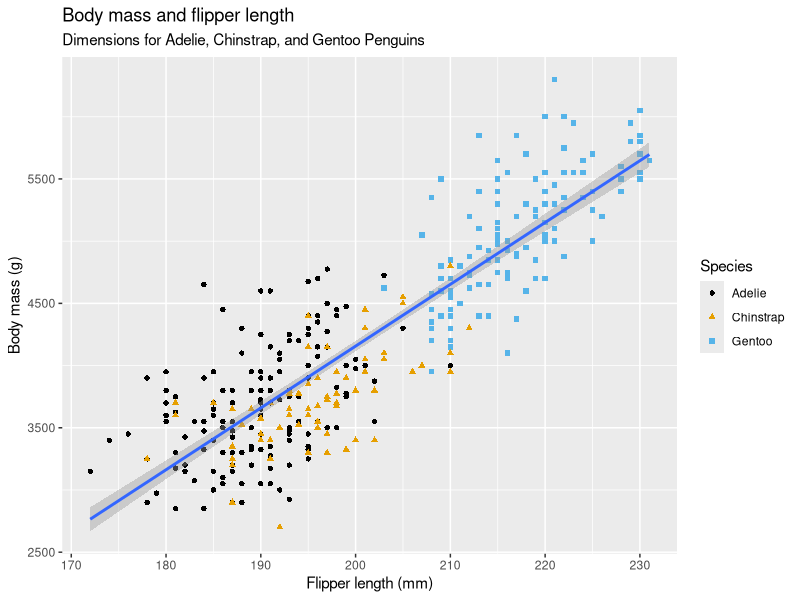
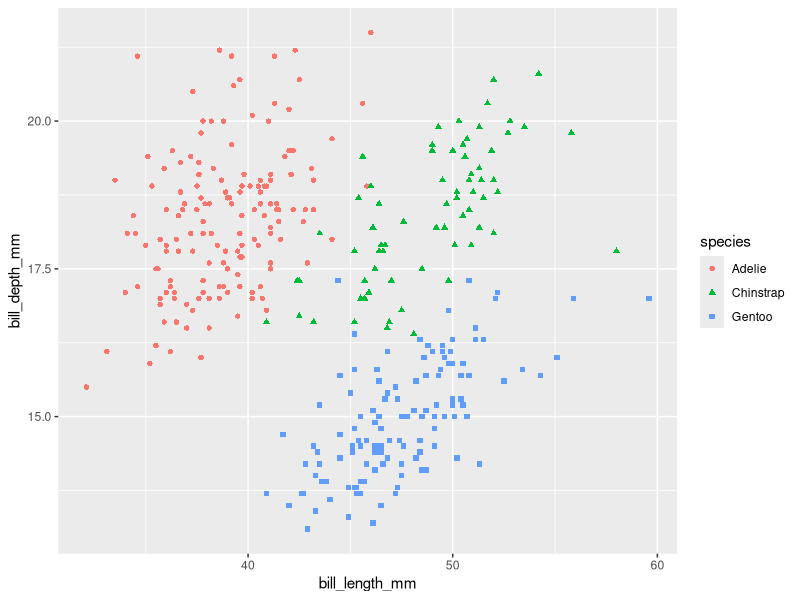
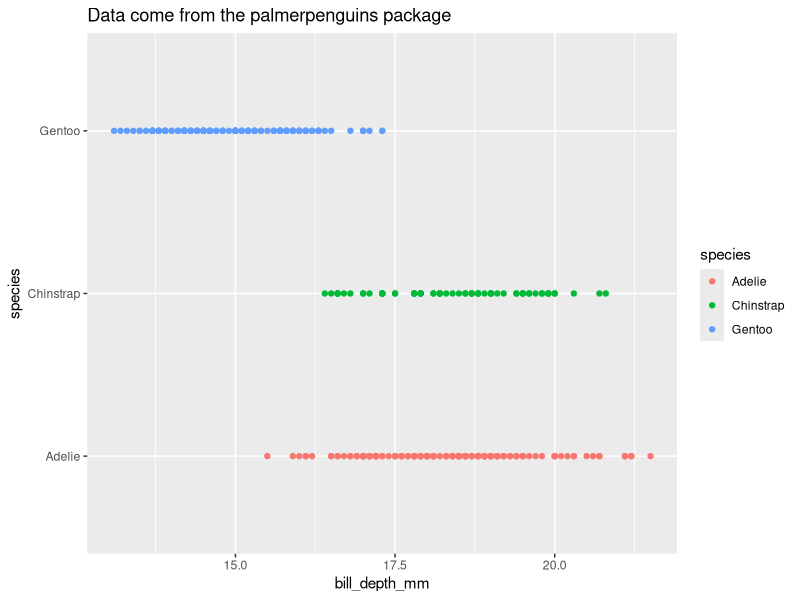
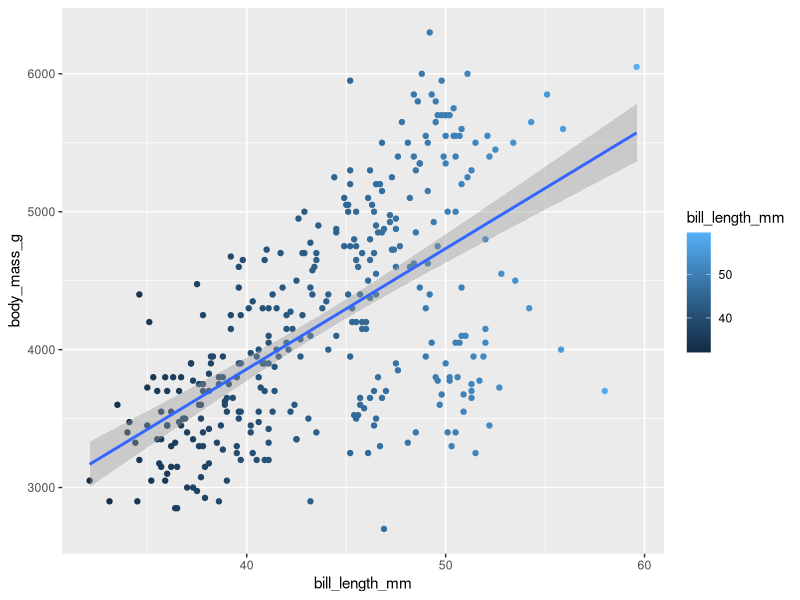
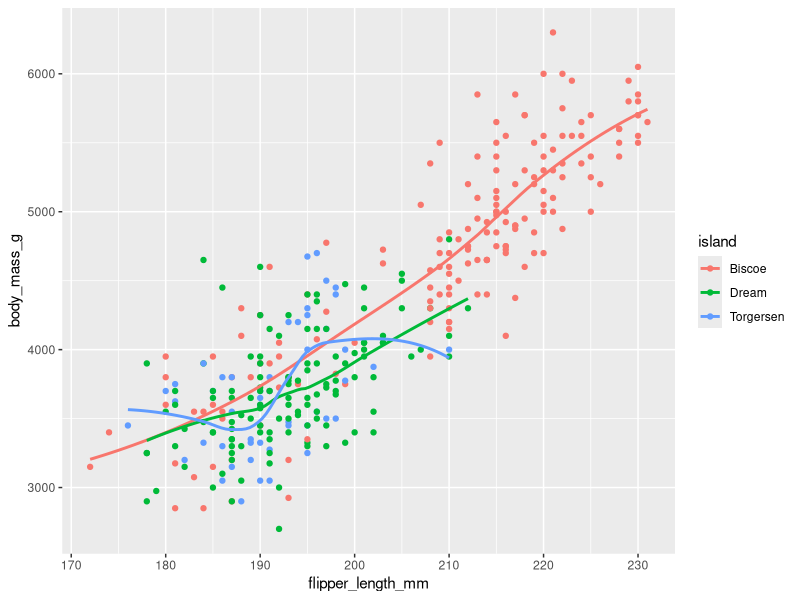
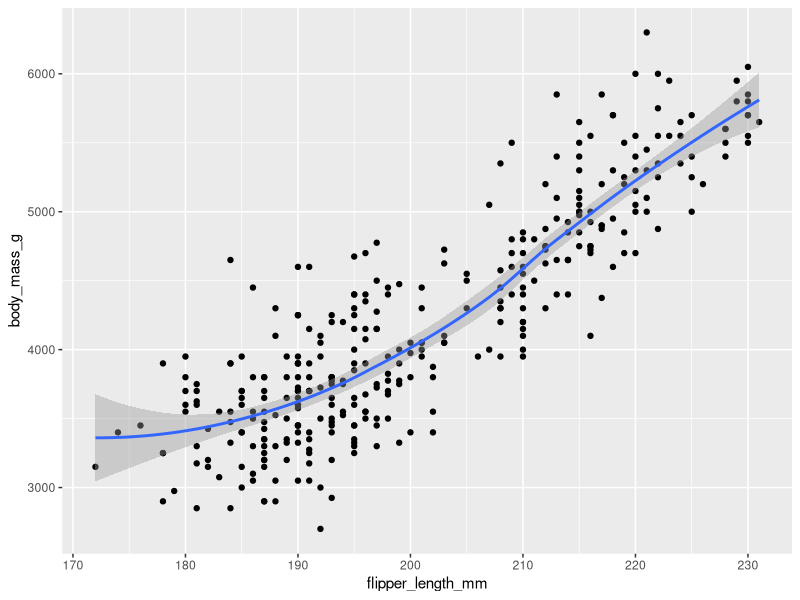
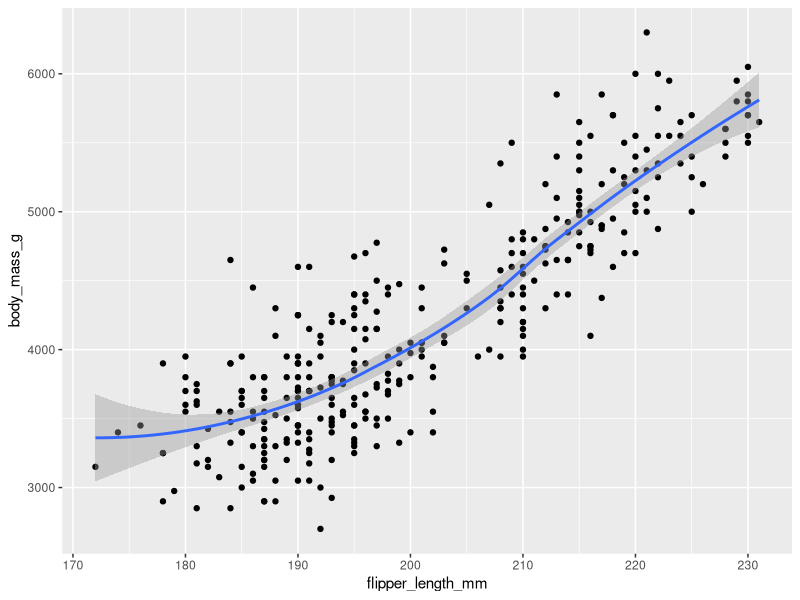
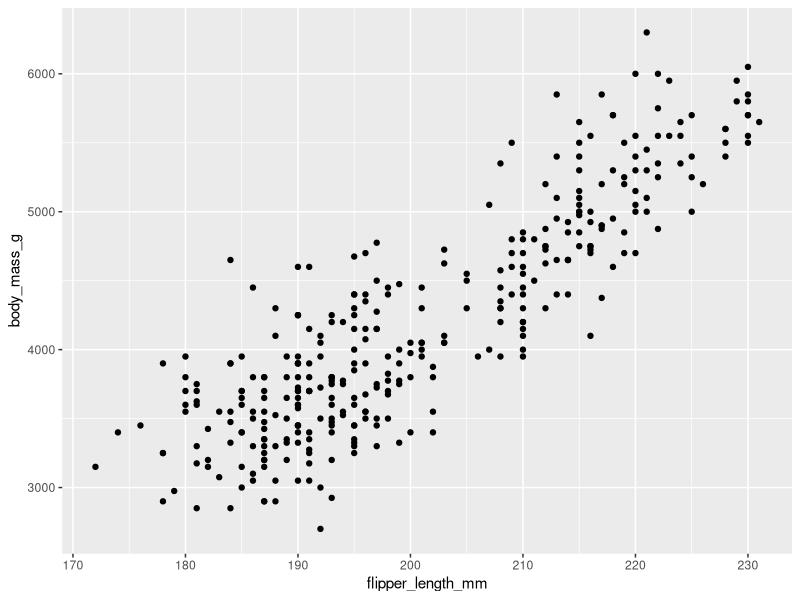

The R source for these figures, in order:
install.packages("tidyverse")
install.packages(
  c("arrow", "babynames", "curl", "duckdb", "gapminder",
    "ggrepel", "ggridges", "ggthemes", "hexbin", "janitor", "Lahman",
    "leaflet", "maps", "nycflights13", "openxlsx", "palmerpenguins",
    "repurrrsive", "tidymodels", "writexl")
)
# ==============================================================================
# Script: Penguin Flipper Length vs Body Mass Visualization
# Purpose: Explore the relationship between flipper length and body mass
#          across three penguin species (Adelie, Chinstrap, Gentoo)
# Data:    palmerpenguins::penguins dataset
# ==============================================================================

# --- Load Required Libraries ---
#===============================================================================

# tidyverse: collection of R packages for data manipulation and visualization
#(includes ggplot2)
library(tidyverse)
#===============================================================================
# palmerpenguins: provides the penguins dataset collected from Palmer Station
# Antarctica
library(palmerpenguins)

# ggthemes: extra themes and color scales for ggplot2,
# including colorblind-friendly palettes
library(ggthemes)

#===============================================================================
# --- Inspect the Dataset ---

# Print a summary of the penguins dataset to the console
# Contains variables: species, island, bill dimensions,
# flipper length, body mass, sex, year

# Open the dataset in RStudio's interactive spreadsheet viewer for a full overview
View(penguins)
#===============================================================================
# --- Build the Visualization ---

# Goal: Display the relationship between flipper length and body mass,
# differentiated by penguin species, with a single overall linear trend line.

ggplot(
  data = penguins,               # Dataset to use for the plot
  mapping = aes(
    x = flipper_length_mm,      # Global x-axis: flipper length in millimeters
    y = body_mass_g             # Global y-axis: body mass in grams
  )
) +

  # geom_point: draws a scatterplot
  # color and shape are mapped LOCALLY (only affect points, not other layers)
  # This ensures each species gets a distinct color AND shape for accessibility
  geom_point(
    mapping = aes(
      colour = species,           # Local: color each point by species
      shape  = species            # Local: use different shapes per species
    )
  ) +

  # geom_smooth: draws a single trend line for the ENTIRE dataset
  # method = "lm" fits a linear regression line (as opposed to a curve)
  # No color/shape mapping here — inherits only global x and y, so one line is drawn
  geom_smooth(method = "lm") +

  # labs: sets human-readable labels for the plot
  labs(
    title    = "Body mass and flipper length",        # Main plot title
    subtitle = "Dimensions for Adelie, Chinstrap, and Gentoo Penguins",# Descriptive subtitle
    x        = "Flipper length (mm)",                 # x-axis label
    y        = "Body mass (g)",                       # y-axis label
    color    = "Species",                             # Legend title for color
    shape    = "Species"    # Legend title for shape (merges with color legend)
  ) +

# scale_color_colorblind: applies a colorblind-friendly color palette from ggthemes
 # Ensures the plot is accessible to viewers with color vision deficiencies
  scale_color_colorblind()
#===============================================================================
#==========================Exercises============================================
# How many penguins? and how many columns?
dim(penguins)
#===============================================================================
#What does the bill_depth_mm variable in the penguins data frame describe?
# Read the help for ?penguins to find out
#=========for help==============================================================
?penguins
# bill length is a number denoting bill length in millimters

#===== Scatter plot of  bill_depth_mm vs. bill_length_mm

ggplot(penguins, aes(x = bill_length_mm, y = bill_depth_mm, colour = species,
                     shape = species)) +
  geom_point()

# scatter plot of species Vs bill_depth

ggplot(penguins, aes(x=bill_depth_mm,y=species, colour = species)) +
  geom_point(na.rm=TRUE) +
  labs(title = "Data come from the palmerpenguins package")
#===============================================================================

#====scatter plot of body mass Vs bill_length===================================
ggplot(penguins, aes(x=bill_length_mm, y=body_mass_g))+
  geom_point(aes(color = bill_length_mm))+
  geom_smooth(method = "lm")
  labs(title = " Body Mass Vs Bill Length",
       x="Bill Length(mm)",
       y="Body Mass(g)") +
    scale_color_colorblind()

# Run this code in your head and predict what the output will look like.
# Then, run the code in R and check your predictions.
ggplot(
    data = penguins,
    mapping = aes(x = flipper_length_mm, y = body_mass_g, color = island)
  ) +
    geom_point() +
    geom_smooth(se = FALSE)
# Will these two graphs look different? Why/why not?
#=====01========================================================================
ggplot(
  data = penguins,
  mapping = aes(x = flipper_length_mm, y = body_mass_g)
) +
  geom_point() +
  geom_smooth()

#===02==========================================================================
ggplot() +
  geom_point(
    data = penguins,
    mapping = aes(x = flipper_length_mm, y = body_mass_g)
  ) +
  geom_smooth(
    data = penguins,
    mapping = aes(x = flipper_length_mm, y = body_mass_g)
  )

ggplot(
  data = penguins,
  mapping = aes(x = flipper_length_mm, y = body_mass_g)
) +
  geom_point()
#===============================================================================
# Visualizing Categorical Variables
# A variable is categorical if it can only take one of a small set of values
# To examine the distribution of a categorical variable, you can use a bar chart
#===============================================================================

# Unordered Bar graphs
ggplot(penguins, aes(x = species)) +
  geom_bar()

# Ordered Bar graphs
ggplot(penguins, aes(x = fct_infreq(species))) +
  geom_bar()
#===============================================================================
#A variable is numerical (or quantitative) if it can take on a wide range of
#numerical values, and it is sensible to add, subtract, or take averages with
#those values. Numerical variables can be continuous or discrete
#===============================================================================
ggplot(penguins, aes(x = body_mass_g)) +
  geom_histogram(binwidth = 200)

#A histogram divides the x-axis into equally spaced bins and then uses the
#height of a bar to display the number of observations that fall in each bin.
#In the graph, the tallest bar shows that 39 observations have a body_mass_g
#value between 3,500 and 3,700 grams, which are the left and right edges of the bar.
#You can set the width of the intervals in a histogram with the binwidth argument,
#which is measured in the units of the x variable

ggplot(penguins, aes(x = body_mass_g)) +
  geom_histogram(binwidth = 20)
ggplot(penguins, aes(x = body_mass_g)) +
  geom_histogram(binwidth = 2000)
#You should always explore a variety of binwidths when working with histograms,
#as different binwidths can reveal different patterns.
#In the plots below a binwidth of 20 is too narrow, resulting in too many bars,
#making it difficult to determine the shape of the distribution.
#Similarly, a binwidth of 2,000 is too high, resulting in all data being binned
#into only three bars, and also making it difficult to determine the shape of the distribution. A binwidth of 200 provides a sensible balance.

##===========Density Plot ======================================================
#An alternative visualization for distributions of numerical variables is
#a density plot.
#A density plot is a smoothed-out version of a histogram and a practical
#alternative, particularly for continuous data that comes from an underlying
#smooth distribution
ggplot(penguins, aes(x = body_mass_g)) +
  geom_density()
#===============================================================================

#===================EXERCISES===================================================

#1. Make a bar plot of species of penguins, where you assign species to the y aesthetic.
#How is this plot different?
ggplot(penguins, aes(y=species))+
  geom_bar()
# Ans: The graph becomes horizontal

#2. How are the following two plots different?
#Which aesthetic, color or fill, is more useful for changing the color of bars?
#====This one only changes the color of the bar line
ggplot(penguins, aes(x = species)) +
  geom_bar(color = "red")
#==========This one changes the color of the entire bar and is thus more favorable
ggplot(penguins, aes(x = species)) +
  geom_bar(fill = "red")
#3. What does the bins argument in geom_histogram() do?
ggplot(penguins, aes(x = body_mass_g)) +
  geom_histogram(bins = 7)
# The bins argument controls how many bars the histogram is divided into

#=====================Visualization of relationships===========================
# To visualize a relationship, we need to atleast have two variables mapped to
# Aesthics of the plot
#===================Numerical and Categorical Variables=========================
# To visualize the relationship between a categorical and numerical variable,
# We can use side by side box plots
# A boxplot is a type of visual shorthand for measures of position (percentiles)
# that describe a distribution. It is also useful for identifying potential outliers
# A boxplot shows:
#1. Box — covers the middle 50% of data (IQR), with a line at the median
#2.Dots — individual outliers (points beyond 1.5× IQR from the box edges)
#3. Whiskers — lines extending to the furthest non-outlier values

ggplot(penguins, aes(x = species, y = body_mass_g)) +
  geom_boxplot()
# Alternatively, we can make density plots with geom_density().
ggplot(penguins, aes(x = body_mass_g, color = species)) +
  geom_density(linewidth = 0.75)
# linewidth controls the thickness of lines in the plot.
#-------------------------------------------------------------------------------
ggplot(penguins, aes(x = body_mass_g, color = species, fill = species)) +
  geom_density(alpha = 0.5)

#======================Two Categorical Variables ===============================
#We Use stacked bar plots to visualize the relationship between two categorical variables
ggplot(penguins, aes(x = island, fill = species)) +
  geom_bar()
#For example, the following two stacked bar plots both display the relationship
# between island and species, or specifically, visualizing the distribution of
#species within each island

#NB to set a relative frquence we add position=fill as argument within the geo_bar()
ggplot(penguins, aes(x = island, fill = species)) +
  geom_bar(position = "fill")
# x = bar variable, fill = color variable; use labs(y = "proportion")
# to override default "count" label
ggplot(penguins, aes(x = island, fill = species)) +
  geom_bar(position = "fill") +
  labs(y = "proportion")

#====================Two Numerical Variables====================================
# we Use Scatter Plots
ggplot(penguins, aes(x = flipper_length_mm, y = body_mass_g)) +
  geom_point()

#================Three or More variables =======================================
## map species to color and island to shape for additional variables in scatterplot
ggplot(penguins, aes(x = flipper_length_mm, y = body_mass_g)) +
  geom_point(aes(color = species, shape = island))
